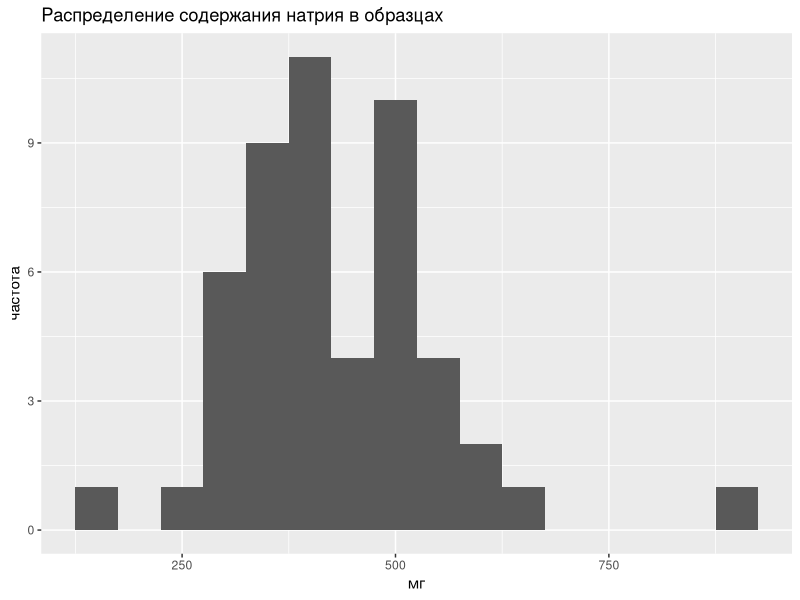
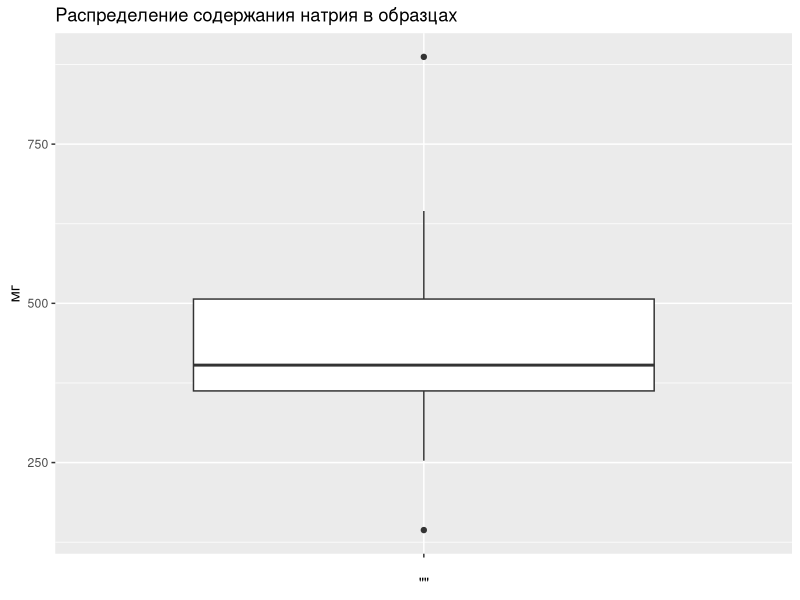
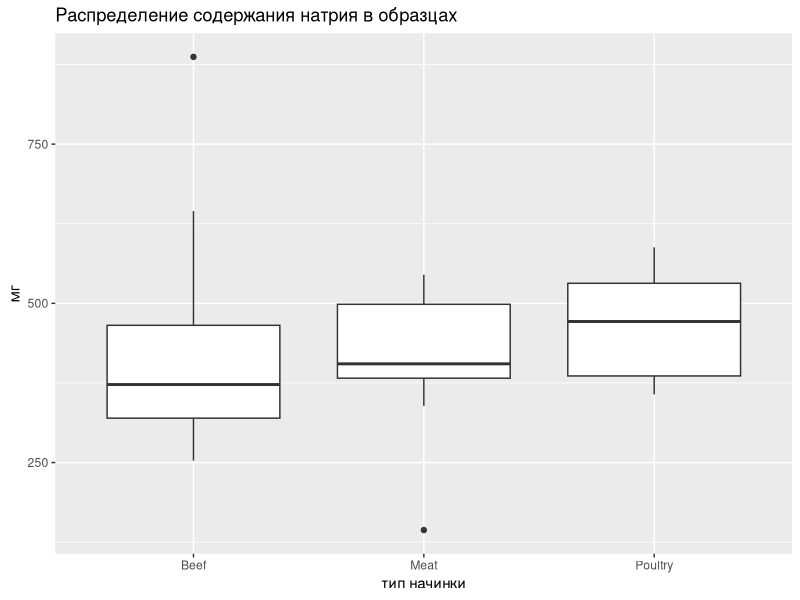
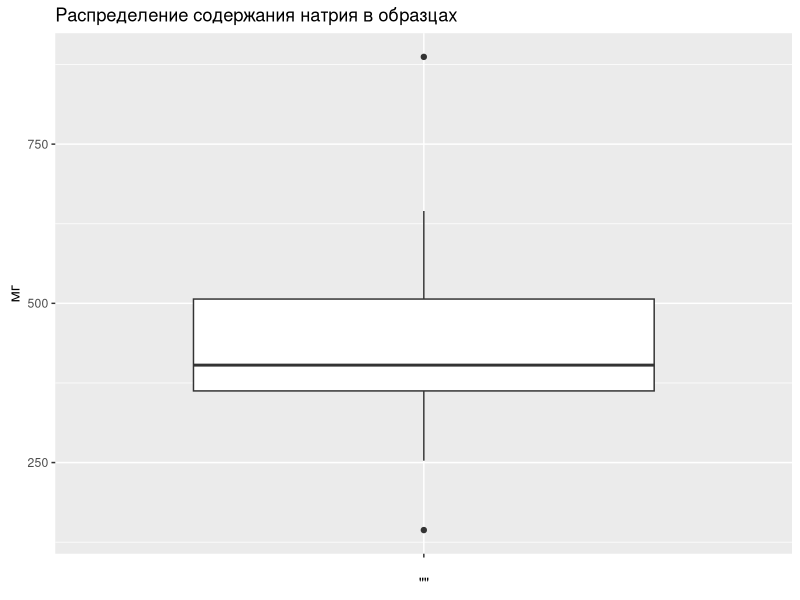
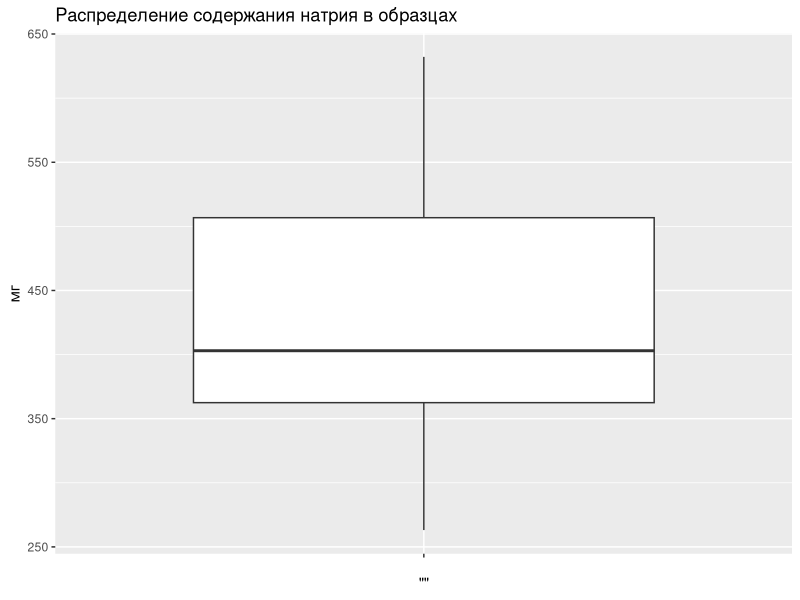
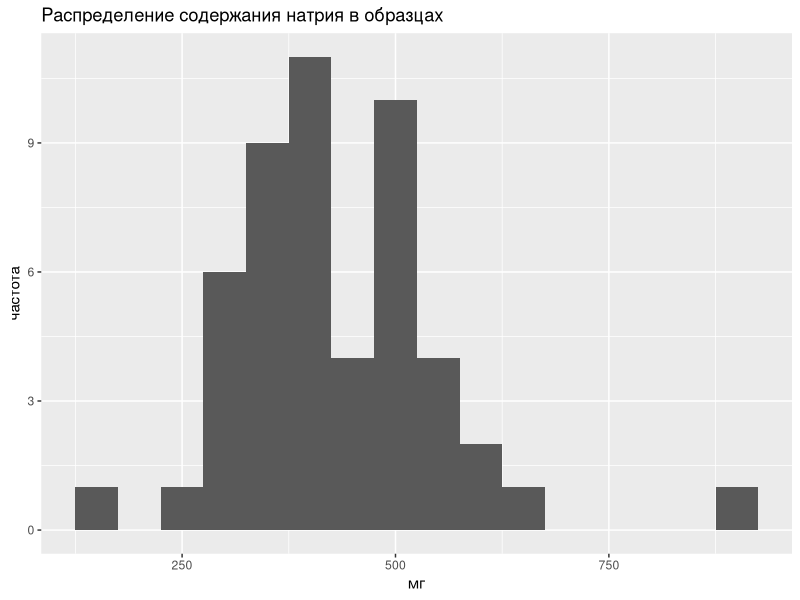
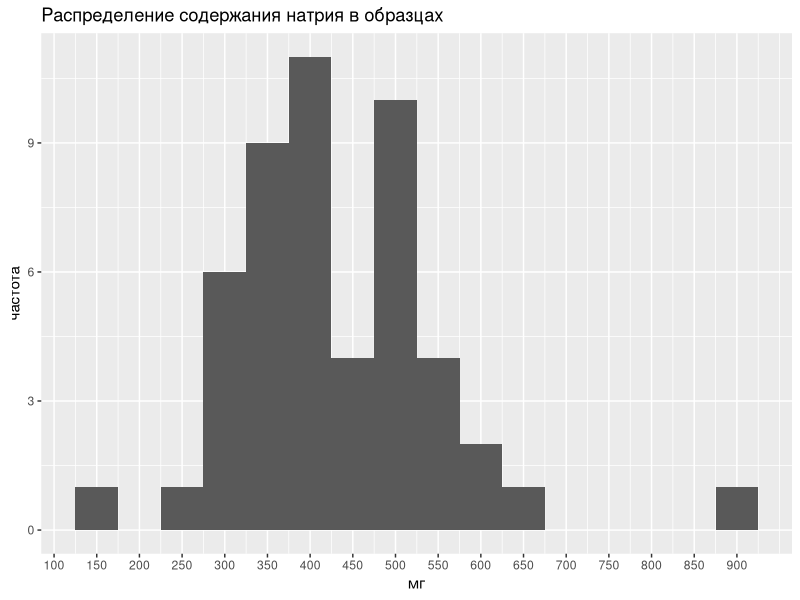
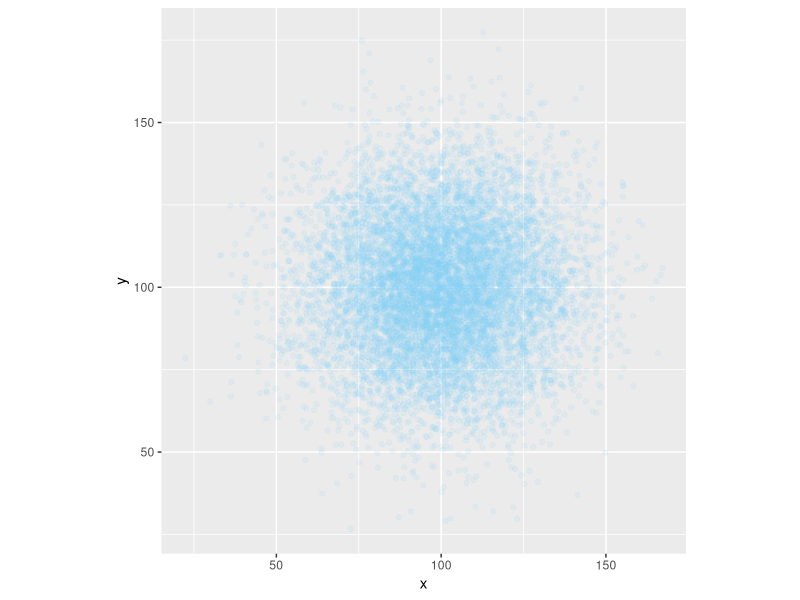

R code for these plots, in order:
## ---- chunk 1
library(tidyverse)
library(readxl) # считывание данных в формате Excel
library(stringr) # операции со строками

# Раскомментируйте и запустите следующие команды, 
# если у вас не ставится tidyverse

#library(dplyr)
#library(ggplot2)
#library(tidyr)

## ---- chunk 2
# Загрузить лист с именем 'data' из книги:
hotdogs <- read_excel('data/hotdogs.xlsx', sheet = 'data') 
## ---- chunk 3
head(hotdogs, n = 5) # посмотрим первые 5 строк
## ---- chunk 4
str(hotdogs)
## ---- chunk 5
dim(hotdogs)
## ---- chunk 6
nrow(hotdogs)
## ---- chunk 7
names(hotdogs)
## ---- chunk 8
names(hotdogs) <- str_to_lower(names(hotdogs))
head(hotdogs)
## ---- chunk 9
summary(hotdogs)
## ---- chunk 10

# Калорийность в исходных единицах (ккал):
hotdogs$calories

## ---- chunk 11
# Калорийность в кДж
round(hotdogs$calories * 4.184)
## ---- chunk 12
# Соотношение Na и калорийности:
hotdogs$sodium_ratio = hotdogs$sodium / hotdogs$calories

head(hotdogs)
## ---- chunk 13
hotdogs <- mutate(hotdogs,
                  sodium_ratio = sodium / calories,
                  kilojoules = calories * 4.184)
head(hotdogs)
## ---- chunk 14

# Перечисление нужных столбцов
head(
  select(hotdogs, type, sodium_ratio, kilojoules)
)

# Перечисление столбцов, которые нужно убрать:
head(
  select(hotdogs, -calories, -sodium)
)

# Указание последовательности смежных столбцов:
head(
  select(hotdogs, type, sodium_ratio:kilojoules)
)

# Исключение последовательности смежных столбцов:
head(
  select(hotdogs, -(calories:sodium))
)
## ---- chunk 15
high_sodium <- filter(hotdogs, sodium_ratio > 4 & type == 'Poultry')
high_sodium
## ---- chunk 16
# Было: 
#filter(hotdogs, sodium_ratio > 4 & type == 'Poultry')

# Стало:
filter(hotdogs, sodium_ratio > 4, type == 'Poultry')

## ---- chunk 17
subset(hotdogs, sodium_ratio > 4 & type == 'Poultry')
## ---- chunk 18
summary(hotdogs$sodium)
## ---- chunk 19
mean(hotdogs$sodium)
## ---- chunk 20
mean(hotdogs$sodium, na.rm = TRUE)
## ---- chunk 21

filter(hotdogs, is.na(sodium) | is.na(calories)) # можно не указывать sodium_ratio, т.к. он будет пустым если в любом из этих столбцов было NA
## ---- chunk 22

hotdogs_complete <- 
  filter(hotdogs, !is.na(sodium), !is.na(calories))

# Размер исходной таблицы
nrow(hotdogs)

# Размер очищенной таблицы
nrow(hotdogs_complete)

## ---- chunk 23
complete.cases(hotdogs)
## ---- chunk 24
nrow(
  filter(hotdogs, complete.cases(hotdogs))
)
## ---- chunk 25
qplot(sodium, data = hotdogs_complete, 
      binwidth = 50, # ширина интервала
      main = 'Распределение содержания натрия в образцах',
      xlab = 'мг',
      ylab = 'частота')
## ---- chunk 26
qplot(x = "", y = sodium, data = hotdogs_complete, 
      geom = 'boxplot',
      main = 'Распределение содержания натрия в образцах',
      ylab = 'мг',
      xlab = NULL)
## ---- chunk 27
qplot(x = type, y = sodium, data = hotdogs_complete, 
      geom = 'boxplot',
      main = 'Распределение содержания натрия в образцах',
      ylab = 'мг',
      xlab = 'тип начинки')
## ---- chunk 28
# Нижняя граница - квантиль 2.5%
min_sodium <- 
  quantile(hotdogs_complete$sodium, probs = 0.025, na.rm = TRUE)

# Верхняя граница - квантиль 97.5%
max_sodium <-
  quantile(hotdogs_complete$sodium, probs = 0.975, na.rm = TRUE)

min_sodium
max_sodium

## ---- chunk 29
hotdogs_cleaned <- 
  mutate(hotdogs_complete,
         sodium = 
           ifelse(sodium > max_sodium, max_sodium,
                  ifelse(sodium < min_sodium, min_sodium, sodium)))  
## ---- chunk 30
# Сводка
summary(hotdogs_complete$sodium)

# Ящичная диаграмма
qplot(x = "", y = sodium, data = hotdogs_complete, 
      geom = 'boxplot',
      main = 'Распределение содержания натрия в образцах',
      ylab = 'мг',
      xlab = NULL)
## ---- chunk 31
# Сводка
summary(hotdogs_cleaned$sodium)

# Ящичная диаграмма
qplot(x = "", y = sodium, data = hotdogs_cleaned, 
      geom = 'boxplot',
      main = 'Распределение содержания натрия в образцах',
      ylab = 'мг',
      xlab = NULL)
## ---- chunk 32
hotdogs_cleaned <- 
  mutate(hotdogs_cleaned,
         sodium_ratio = sodium / calories)
## ---- chunk 33
# Гистограмма распределения calories
# qplot(x = ..., data = ..., 
#       main = '...',
#       xlab = '...',
#       ylab = '...')

# Гистограмма распределения calories

# qplot(x = "", y = ..., 
#       data = ...,
#       geom = '...',
#       ...)

## ---- chunk 34

# Рассчитайте медианное значение калорийности:
#med_cal <- ...

# Замените выбросы, выходящие за допустимые границы, на медиану калорийности:
# hotdogs_cleaned <- 
#   mutate(...,
#          calories = ...)

## ---- chunk 35

## ---- chunk 36
my_probs <- c(0.1, 0.5, 0.9)
my_probs
## ---- chunk 37
quantile(hotdogs_complete$sodium_ratio, 
         probs = my_probs, 
         na.rm = TRUE)
## ---- chunk 38
quantile(hotdogs_complete$sodium_ratio, 
         probs = c(0.1, 0.5, 0.9), 
         na.rm = TRUE)

## ---- chunk 39
my_probs
my_probs[1] # 1-й элемент
my_probs[c(1, 3)] # 1-й и 3-й элементы
## ---- chunk 40
my_probs
my_probs > 0.2
my_probs[my_probs > 0.2]
## ---- chunk 41
x_breaks <- seq(0, 900, by = 50)
x_breaks
## ---- chunk 42

# Автоподбор
qplot(sodium, data = hotdogs_complete, 
      binwidth = 50, # ширина интервала
      main = 'Распределение содержания натрия в образцах',
      xlab = 'мг',
      ylab = 'частота')

# Указание вручную
qplot(sodium, data = hotdogs_complete, 
      binwidth = 50, # ширина интервала
      main = 'Распределение содержания натрия в образцах',
      xlab = 'мг',
      ylab = 'частота') +
  scale_x_continuous(breaks = x_breaks)

## ---- chunk 43
5:10
## ---- chunk 44

set.seed(12345) # инициализируем генератор случайных чисел для воспроизводимости
rx <- rnorm(n = 10000, mean = 100, sd = 20)
ry <- rnorm(n = 10000, mean = 100, sd = 20)

my_table <- tibble(x = rx, y = ry) # <имя столбца> = <имя вектора>

head(my_table)

ggplot(data = my_table, aes(x, y)) +
  geom_point(alpha = 0.1, color = 'lightskyblue') +
  coord_fixed() # одинаковый масштаб по x и y

## ---- chunk 45
inner_list <- list(11, 'A', TRUE)
inner_list
## ---- chunk 46
inner_list[2]

inner_list[[2]]
## ---- chunk 47
named_list <- list(first = inner_list, second = 1:5, third = pi)
named_list
## ---- chunk 48
names(named_list)
## ---- chunk 49
str(named_list)
## ---- chunk 50
named_list[['third']]
named_list$third
## ---- chunk 51
my_args <- list(from = 1, to = 10, by = 2)
seq(my_args)
## ---- chunk 52

# Полученная модель сохраняется в виде списка
m_sodium <- lm(sodium ~ calories, data = hotdogs_complete)

# Какие имена доступны
names(m_sodium)

## ---- chunk 53
# Получим вектор коэффициентов модели
m_sodium$coefficients

## ---- chunk 54
qplot(x = calories, y = sodium, data = hotdogs_complete) +
  geom_abline(intercept = m_sodium$coefficients['(Intercept)'],
              slope = m_sodium$coefficients['calories'],
              color = 'red')

## ---- chunk 55

high_sodium[ , c(1, 4)]

## ---- chunk 56

high_sodium[ , -c(2, 3)]

## ---- chunk 57

high_sodium[ , c('type', 'sodium_ratio')]

